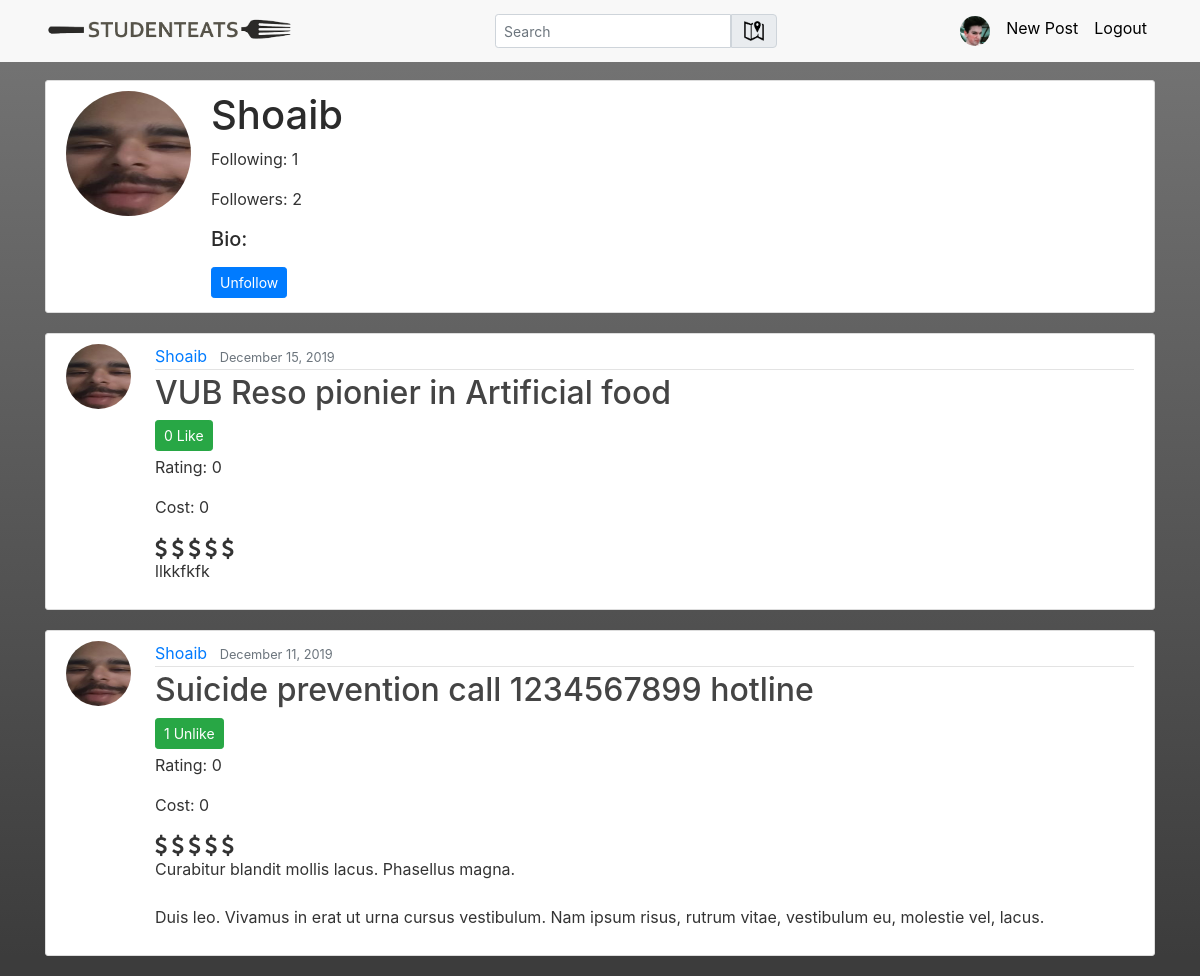
The page /profile/Shoaib (signed in) on the database as committed earlier.
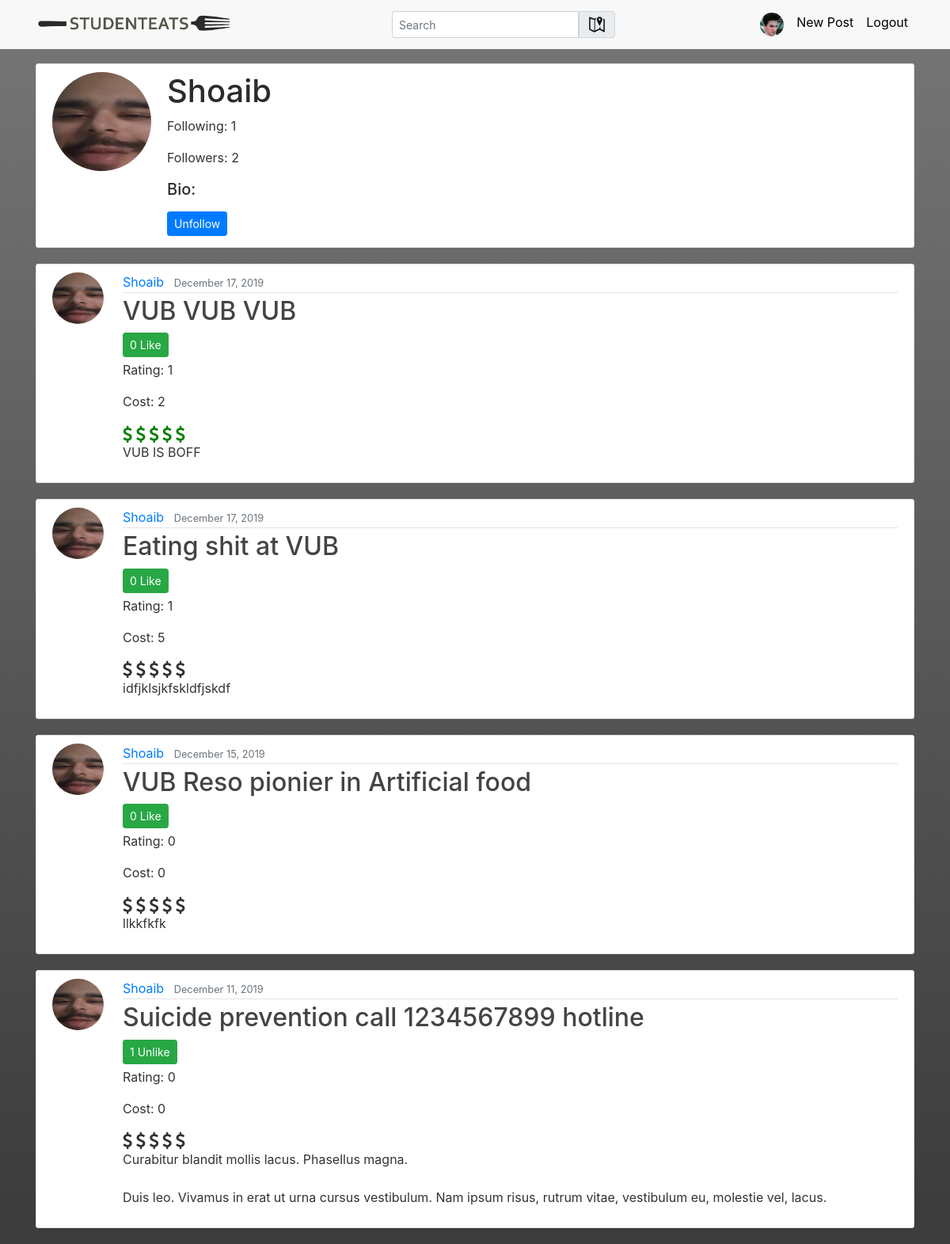
The same page on the database as committed later.
### blog/models.py (models this page shows, shortened)
class Post(models.Model):
    title = models.CharField(max_length=100)
    content = models.TextField()
    date_posted = models.DateTimeField(default = timezone.now)
    author = models.ForeignKey(User, on_delete = models.CASCADE, related_name='posts')
    likes = models.ManyToManyField(User, blank=True, related_name='likers')
    rating = models.IntegerField(null=False, default=0)
    cost = models.IntegerField(null=False, default=0)
    place = models.ForeignKey(EatingPlace, related_name='posts', null = True, blank=True, on_delete=models.CASCADE)

### users/models.py (models this page shows, shortened)
class Profile(models.Model):
    user = models.OneToOneField(User, on_delete=models.CASCADE)
    image = models.ImageField(default='default.jpg', upload_to='profile_pics')
    bio = models.TextField(max_length=150, default='')
    following = models.ManyToManyField('self', symmetrical = False, blank=True, related_name='followers') ## symmetrical = False makes it so that the follow relationship is unidirectional

### blog/views.py (the view)
# urls.py: path('profile/<str:username>', ProfileListView.as_view(), name='profile'),
class ProfileListView(LoginRequiredMixin, ListView):  # A class based view
    model = Post
    template_name = 'blog/profile.html'
    context_object_name = 'posts'  # This makes it so that the list of objects is called posts.
    ordering = ['-date_posted']  # Minus symbol to reverse ordering
    paginate_by = 5
    def get_context_data(self, **kwargs):  ## Adding extra data in the context to pass on the template
        context = super().get_context_data(**kwargs)
        context['selected_user'] = self.user
        context['following'] = self.user.profile.following.all()
        context['followers'] = self.user.profile.followers.all()
        context['title'] = self.user
        return context
    def get_queryset(self):  # filters posts list to the ones from user
        self.user = get_object_or_404(User, username=self.kwargs.get('username'))
        return Post.objects.filter(author=self.user).order_by('-date_posted')

### blog/templates/blog/profile.html (shortened to what this page needs)
{% extends "blog/base.html" %}
{% block content %}
    <div class="content-section">
      <div class="media">
        <img class="rounded-circle account-img" src="{{ selected_user.profile.image.url }}">
        <div class="media-body">
          <h2 class="account-heading">{{ selected_user.username }}</h2>
          <p>Following: {{ following.count }}</p>
          <p>Followers:
            <span id='followersCount'>{{ followers.count }}</span>
          </p>
          <h5>Bio:</h5>
          {% if selected_user == user %}
               <div>
                <a class="btn btn-secondary btn-sm mb-1" href="{% url 'profile_update'%}">Update</a>
               </div>
            {% else %}
            <a class="follow-btn btn btn-primary btn-sm mb-1" data-href="{% url 'api-follow' selected_user.id %}" href="{% url 'follow' selected_user.id %}">
              {% if selected_user.profile in user.profile.following.all %}
              Unfollow
              {% else %}
              Follow
              {% endif %}
            </a>
            {% endif %}
        </div>
      </div>
    </div>
    {% include 'blog/blocks/list-posts.html' %}
{% endblock content %}

### blog/templates/blog/blocks/list-posts.html (shortened to what this page needs)
{% for post in posts %}
    <article class="media content-section">
        <a class="mr-2" href="{% url 'profile' post.author.username %}">
            <img class="rounded-circle article-img" src="{{ post.author.profile.image.url }}" alt="author's image">
        </a>
        <div class="media-body">
            <div class="article-metadata">
                <a class="mr-2" href="{% url 'profile' post.author.username %}">{{ post.author }}</a>
                <small class="text-muted">{{ post.date_posted |date:"F d, Y"}}</small>
            </div>
            <h2>
                <a class="article-title" href="{% url 'post-detail' post.id %}">{{ post.title }}</a>
            </h2>
            <a class="like-btn btn btn-success btn-sm mb-1" data-href="{% url 'api-post-like' post.id %}" href="{% url 'post-like' post.id %}">
                {% if user in post.likes.all %}
                    {{ post.likes.count }} Unlike
                {% else %}
                    {{ post.likes.count }} Like
                {% endif %}
            </a>
            <link rel="stylesheet" href="https://cdnjs.cloudflare.com/ajax/libs/font-awesome/4.7.0/css/font-awesome.min.css">
            <p>Rating: {{ post.rating }}</p>
            <p>Cost: {{ post.cost }}</p>
            <span class="fa fa-usd fa-lg"></span>
            <span class="fa fa-usd fa-lg"></span>
            <span class="fa fa-usd fa-lg"></span>
            <span class="fa fa-usd fa-lg"></span>
            <span class="fa fa-usd fa-lg"></span>
            <p class="article-content">{{ post.content }}</p>
        </div>
    </article>
{% endfor %}

Rows that differ between the two databases and show on the page:
added Post: author.profile.image (picture), author "Shoaib", date_posted "December 17, 2019", title "VUB VUB VUB", likes.count "0", rating "1", cost "2", content "VUB IS BOFF"
added Post: author.profile.image (picture), author "Shoaib", date_posted "December 17, 2019", title "Eating shit at VUB", likes.count "0", rating "1", cost "5", content "idfjklsjkfskldfjskdf"
